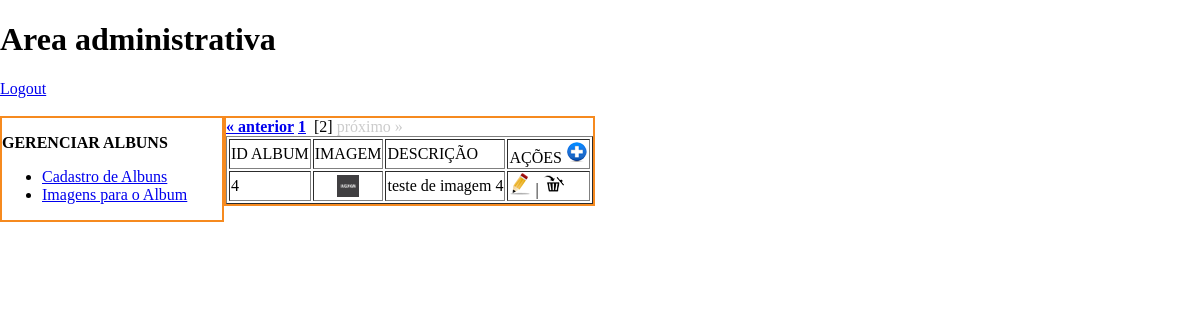
Page /admin/index.php?pg=1 (signed in) on the committed database.
### tables this page shows
CREATE TABLE IF NOT EXISTS `tabimagensalbum` (
  `idImgAlbum` int(11) NOT NULL AUTO_INCREMENT,
  `fkIdAlbum` int(11) DEFAULT NULL,
  `imagem` varchar(150) DEFAULT NULL,
  `descricao` varchar(50) DEFAULT NULL,
  PRIMARY KEY (`idImgAlbum`)
);

### admin/index.php (the view, shortened to what this page needs)
<!DOCTYPE html PUBLIC "-//W3C//DTD XHTML 1.0 Transitional//EN" "http://www.w3.org/TR/xhtml1/DTD/xhtml1-transitional.dtd">
<html xmlns="http://www.w3.org/1999/xhtml">
 <head>
 </head>
 <body>
   <h1>Area administrativa</h1>
   <a href="logout.php">Logout</a>
   <br><br>
<div id="menu">
	<p><b>GERENCIAR ALBUNS</b></p>
	<ul>
		<li><a id="lnkCadAlbuns" href="#">Cadastro de Albuns</a></li>
		<li><a id="lnkImagens" href="#">Imagens para o Album</a></li>
	</ul>
</div>
<div id="frameLstImg">
<?php
	$idAlbum = $_GET['idImgAlbum'];
		$numreg = 9;
		$inicial =  $_GET['pg'] * $numreg;
		if(isset($idAlbum))
		{
			$filtro .= " AND tabimagensalbum.idImgAlbum = ".$idAlbum;
		}
		else{
			$filtro = "";
		}
		$sql = mysql_query("select distinct tabimagensalbum.idImgAlbum, tabimagensalbum.fkIdAlbum, tabimagensalbum.imagem, tabimagensalbum.descricao
	from tabalbuns INNER JOIN tabimagensalbum ON tabalbuns.idAlbuns = tabimagensalbum.fkIdAlbum $filtro LIMIT $inicial, $numreg");
		$sql_conta = mysql_query("select distinct tabimagensalbum.idImgAlbum, tabimagensalbum.fkIdAlbum, tabimagensalbum.imagem, tabimagensalbum.descricao
	from tabalbuns INNER JOIN tabimagensalbum ON tabalbuns.idAlbuns = tabimagensalbum.fkIdAlbum $filtro");
		$quantreg = mysql_num_rows($sql_conta);
		$pg = $_GET['pg'];
		$quant_pg = ceil($quantreg/$numreg);
		$quant_pg++;
		if ( $pg > 0) {
		echo "<a id='lnkPaginacao' href=".$PHP_SELF."?pg=".($pg-1) ."class=pg><b>&laquo; anterior</b></a>";
		} else {
		echo "<font color=#CCCCCC>&laquo; anterior</font>";
		}
		for($i_pg=1;$i_pg<$quant_pg;$i_pg++) {
		if ($pg == ($i_pg-1)) {
		echo "&nbsp;<span class=pgoff>[$i_pg]</span>&nbsp;";
		} else {
		$i_pg2 = $i_pg-1;
		echo "&nbsp;<a id='lnkPaginacao' href=".$PHP_SELF."?pg=$i_pg2 class=pg><b>$i_pg</b></a>&nbsp;";
		}
		}
		if (($pg+2) < $quant_pg) {
		echo "<a id='lnkPaginacao' href=".$PHP_SELF."?pg=".($pg+1)." class=pg><b>próximo &raquo;</b></a>";
		} else {
		echo "<font color=#CCCCCC>próximo &raquo;</font>";
		}
	?>
		<table width="100%" height="100%" border="1">
		<thead align="left">
		<tr>
			<td>ID ALBUM</td>
			<td>IMAGEM</td>
			<td>DESCRIÇÃO</td>
			<td>AÇÕES <a id='lnkNovaImagem' href='#'><img src='../imagens/botoes/btnNew.png' /></a></td>
		</tr>
	</thead>
		<?php
			while ($aux = mysql_fetch_array($sql)) {
					echo "<tr>";
					echo "<td>".$aux['fkIdAlbum']."</td>";
					echo "<td align='center'><img src='../".$aux['imagem']."' width='22' height='22' />   </td>";
					echo "<td>".$aux['descricao']."</td>";
					echo "<td>
							<a href='editarImagens.php?idImgAlbum=".$aux['idImgAlbum']."'><img src='../imagens/botoes/btnEdit.png' /></a> |
							<a href='deleteImagem.php?idImgAlbum=".$aux['idImgAlbum']."'><img src='../imagens/botoes/btnDelete.png' /></a>
						</td>";
					echo "</tr>";
			    }
		?>
		</div>
</body>
</html>

### admin/index.php (style rules this page uses)
body { margin: 0; padding: 0; }
#menu { width: 220px; height: auto; position: relative; float: left; border: 2px solid #F68A1F; }
#frame, #frameCadAlbuns, #frameCadImagens, #frameLstImg { width: 600px; height: 500px; float: left; border: 2px solid #F68A1F; }
#frameLstImg { width: auto; height: auto; }

### rows in the picture
tabimagensalbum: fkIdAlbum "4", imagem (picture), descricao "teste de imagem 4"
